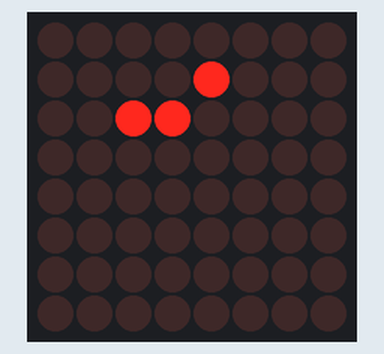
Simulated run of this sketch. Board: Arduino Uno, built with avr-gcc and run on an emulated ATmega328P. On the bench: 8×8 LED matrix. Wiring (inferred from the names in the program): MAX7219 LED driver (orientation assumed): CS pin 10.

Above: at 0.1 s.
At 2.1 s:
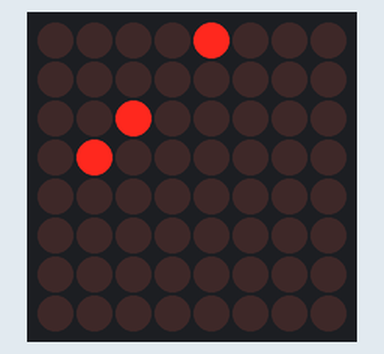
At 4.1 s:
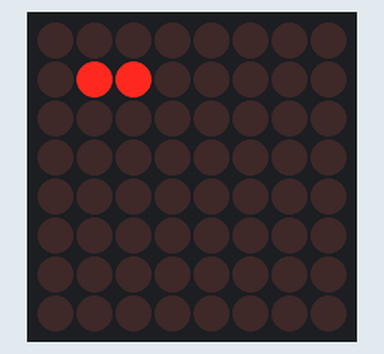
At 6.1 s:
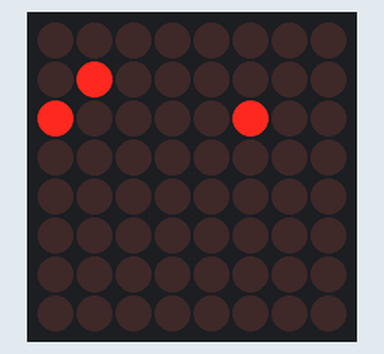

Measured:
- by itself, everything shown: repeats every 8.0 s, in 4 steps
- what the display in image 1 shows lasts 2.0 s, from 2.0 s to 4.0 s

The sketch:

_8x8_led.ino
```cpp
#include <SPI.h>
const int slaveSelect = 10;
const int decodeMode = 9;
const int intensity = 10;
const int scanLimit = 11;
const int shutDown = 12;
const int dispTest = 15;
byte i;
const byte character[8] =                     //output 'B'
  { 0x00, 0x7f,
    0x49, 0x49,
    0x49, 0x36,
    0x00, 0x00  };
const byte chord_C[8] =                       //chord: C
    {
      B00001000, B00000000,
      B00100000, B01000000,
      B00000000, B00000000,
      B00000000, B00000000
    };
const byte chord_G[8] =                       //chord: G
    {
      B00000000, B01000000,
      B10000100, B00000000,
      B00000000, B00000000,
      B00000000, B00000000
    };
const byte chord_Am7[8] =                       //chord: Am7
    {
      B00000000, B00001000,
      B00110000, B00000000,
      B00000000, B00000000,
      B00000000, B00000000
    };
const byte chord_Em[8] =                       //chord: Em
    {
      B00000000, B01100000,
      B00000000, B00000000,
      B00000000, B00000000,
      B00000000, B00000000
    };
void setup() {
  // put your setup code here, to run once:
  SPI.begin();
  pinMode(slaveSelect, OUTPUT);
  digitalWrite(slaveSelect, HIGH);
  sendCommand(shutDown, 1);
  sendCommand(dispTest, 0);
  sendCommand(intensity, 1);
  sendCommand(scanLimit, 7);
  sendCommand(decodeMode, 0);
  for (i=0;i<8;i++)           //起始為0
    sendCommand(i+1, 0);
}

void loop() {
  // put your main code here, to run repeatedly:
  for (i=0;i<8;i++)
    sendCommand(i+1, chord_Am7[i]);
  delay(2000);
  for (i=0;i<8;i++)
      sendCommand(i+1, chord_C[i]);
  delay(2000);
  for (i=0;i<8;i++)
      sendCommand(i+1, chord_Em[i]);
  delay(2000);
  for (i=0;i<8;i++)
      sendCommand(i+1, chord_G[i]);
  delay(2000);
}
void sendCommand(byte command, byte value)
{
  digitalWrite(slaveSelect, LOW);
  SPI.transfer(command);
  SPI.transfer(value);
  digitalWrite(slaveSelect, HIGH);
}
```
